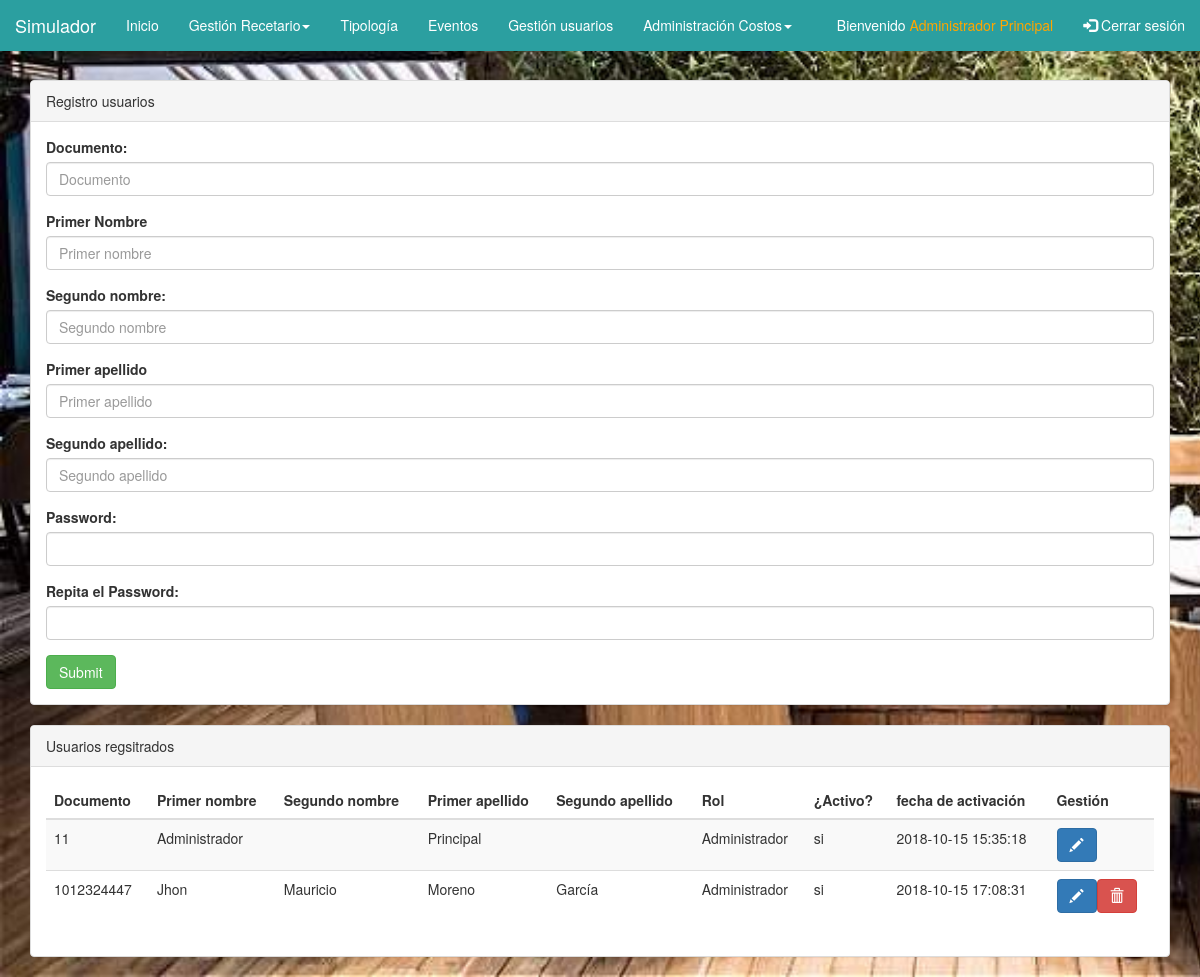
Screenshot of /administrador/usuarios/crearUsuarios.php (signed in) with the database file from the repository.
### tables this page shows
CREATE TABLE `persona` (
  `documento` bigint(13) NOT NULL,
  `primer_nombre` varchar(45) NOT NULL,
  `segundo_nombre` varchar(45) DEFAULT NULL,
  `primer_apellido` varchar(45) NOT NULL,
  `segundo_apellido` varchar(45) DEFAULT NULL,
  `password` varchar(45) NOT NULL,
  `activo` char(2) NOT NULL DEFAULT 'no',
  `fecha_actividad` timestamp NOT NULL DEFAULT CURRENT_TIMESTAMP,
  `rol` varchar(45) NOT NULL DEFAULT 'Estandar'
);

### conexion/conexion1.php (called while the page is built, shortened)
<?php
class conexion {
    var $servername = "localhost";
    var $username = "root";
    var $password = "123456";
    var $database="id6475911_simulador";
    var $conn;
    function conexion() {
        $this->conn = new mysqli($this->servername, $this->username, $this->password, $this->database);
    }
    function consulta($query){
        $this->conn->set_charset('utf8');
        return $this->conn->query($query);
    }
}
?>

### administrador/usuarios/usuariosRegistrados.php (the view, shortened to what this page needs)
<?php
require_once '../../conexion/conexion1.php';
$con = new conexion();
$con->conexion();
$r = $con->consulta("select * from persona");
?>
<table class="table table-striped table-responsive">
    <thead>
        <tr>
            <th>Documento</th>
            <th>Primer nombre</th>
            <th>Segundo nombre</th>
            <th>Primer apellido</th>
            <th>Segundo apellido</th>
            <th>Rol</th>
            <th>¿Activo?</th>
            <th>fecha de activación</th>
            <th>Gestión</th>
        </tr>
    </thead>
    <?php
    $i111 = 0;
    while ($rows = $r->fetch_array()) {
        echo '<tr>'
        . '<td><span class="o' . $rows['documento'] . '">' . $rows['documento'] . '</span><input type="text" id="documento' . $rows['documento'] . '" class="ocultar" value="' . $rows['documento'] . '"/></td> '
        . '<td><span class="o' . $rows['documento'] . '">' . $rows['primer_nombre'] . '</span><input type="text" id="pnombre' . $rows['documento'] . '" class="ocultar" value="' . $rows['primer_nombre'] . '"/></td> '
        . '<td><span class="o' . $rows['documento'] . '">' . $rows['segundo_nombre'] . '</span><input type="text" id="snombre' . $rows['documento'] . '" class="ocultar" value="' . $rows['segundo_nombre'] . '"/></td> '
        . '<td><span class="o' . $rows['documento'] . '">' . $rows['primer_apellido'] . '</span><input type="text" id="papellido' . $rows['documento'] . '" class="ocultar" value="' . $rows['primer_apellido'] . '"/></td> '
        . '<td><span class="o' . $rows['documento'] . '">' . $rows['segundo_apellido'] . '</span><input type="text" id="sapellido' . $rows['documento'] . '" class="ocultar" value="' . $rows['segundo_apellido'] . '"/></td> '
        . '<td><span class="o' . $rows['documento'] . '">' . $rows['rol'] . '</span><select id="r' . $rows['documento'] . '" class="ocultar"><option>Administrador</option><option>Estandar</option></select></td> '
        . '<td><span class="o' . $rows['documento'] . '">' . $rows['activo'] . '</span><select id="activo' . $rows['documento'] . '" class="ocultar"><option>si</option><option>no</option></select></td> '
        . '<td>' . $rows['fecha_actividad'] . "</td> "
        . '<td>' .
        '<button class="btn btn-primary" id="actualizar' . $rows['documento'] . '" onclick="actualizar(\'' . $rows['documento'] . '\')"><span class="glyphicon glyphicon-pencil"></span></button>';
        if (!$i111 == 0) {
            echo '<button class="btn btn-danger" onclick="eliminar(\'' . $rows['documento'] . '\')"><span class="glyphicon glyphicon-trash"></span></button>';
        }
        echo '</td> '
        . '</tr>';
        $i111++;
    }
    ?>

### rows the page displays
persona: documento "11", primer_nombre "Administrador", primer_apellido "Principal", rol "Administrador", activo "si", fecha_actividad "2018-10-15 15:35:18"
persona: documento "1012324447", primer_nombre "Jhon", segundo_nombre "Mauricio", primer_apellido "Moreno", segundo_apellido "García", rol "Administrador", activo "si", fecha_actividad "2018-10-15 17:08:31"

### other values shown
$_SESSION['usuario'] "Administrador Principal"
